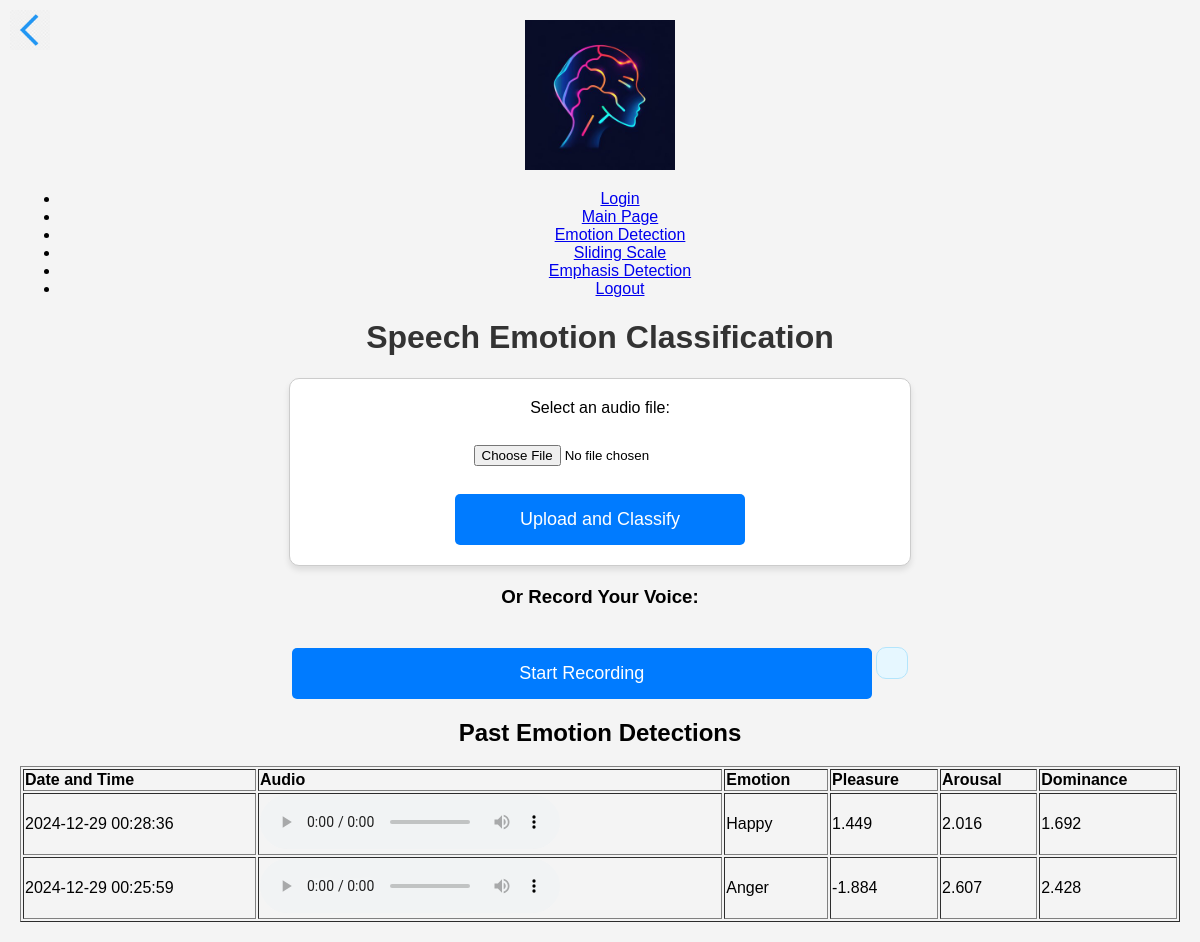
/emotion-detection (signed in), run on the app's committed database.
### app.py (models this page shows)
class EmotionResult(db.Model):
    id = db.Column(db.Integer, primary_key=True)
    user_id = db.Column(db.Integer, db.ForeignKey('users.id'), nullable=False)
    audio_file_name = db.Column(db.String(250), nullable=False)
    emotion = db.Column(db.String(500), nullable=False)  # Store as comma-separated values or JSON
    pleasure = db.Column(db.Float)
    arousal = db.Column(db.Float)
    dominance = db.Column(db.Float)
    created_at = db.Column(db.DateTime, default=db.func.current_timestamp())
    user = db.relationship('Users', backref=db.backref('emotion_results', lazy=True))

### app.py (the view)
@app.route('/emotion-detection')
def emotion_detection_page():
    results = EmotionResult.query.filter_by(user_id=current_user.id).order_by(EmotionResult.created_at.desc()).all()
    return render_template('emotion.html', results=results)

### app.py (called while the page is built)
@login_manager.user_loader
def loader_user(user_id):
    return Users.query.get(user_id)

### templates/emotion.html (shortened to what this page needs)
<!DOCTYPE html>
<html lang="en">
{% extends "base.html" %}
{% block content %}
    <h1>Speech Emotion Classification</h1>
    <form id="uploadForm" enctype="multipart/form-data">
        <label for="audio">Select an audio file:</label><br><br>
        <input type="file" id="audio" name="audio" accept="audio/*"><br><br>
        <button type="submit">Upload and Classify</button>
    </form>
    <h3>Or Record Your Voice:</h3>
    <button id="recordButton">Start Recording</button>
    <div id="result"></div>
     <img src="/static/img/back.png" alt="Back to Home" class="back-button" onclick="window.location.href='/index'">
    <div id="pastResults">
        <h2>Past Emotion Detections</h2>
        <div style="overflow-y: scroll; max-height: 300px;">
            <table border="1" style="width: 100%; text-align: left;">
                <thead>
                    <tr>
                        <th>Date and Time</th>
                        <th>Audio</th>
                        <th>Emotion</th>
                        <th>Pleasure</th>
                        <th>Arousal</th>
                        <th>Dominance</th>
                    </tr>
                </thead>
                <tbody>
                    {% for result in results %}
                    <tr>
                        <td>{{ result.created_at }}</td>
                        <td>
                            <audio controls>
                                <source src="{{ url_for('static', filename='uploads/' + result.user_id | string + '_' + result.audio_file_name) }}" type="audio/wav">
                            </audio>
                        </td>
                        <td>{{ result.emotion }}</td>
                        <td>{{ result.pleasure | round(3) }}</td>
                        <td>{{ result.arousal | round(3) }}</td>
                        <td>{{ result.dominance | round(3) }}</td>
                    </tr>
                    {% endfor %}
                </tbody>
            </table>
        </div>
    </div>
{% endblock %}

### static/css/styles.css (style rules this page uses)
h1 { color: #333; }
form { margin: 20px auto; padding: 20px; border: 1px solid #ccc; background: #fff; border-radius: 10px; width: 50%; box-shadow: 0 4px 6px rgba(0, 0, 0, 0.1); }
input[type="file"] { margin: 10px 0; }
button { background-color: #007bff; color: white; border: none; padding: 15px 30px; cursor: pointer; border-radius: 5px; font-size: 18px; width: 50%; }
#result { display: none; margin-top: 20px; padding: 15px; background-color: #e6f7ff; border: 1px solid #b3e5fc; border-radius: 10px; color: #333; display: inline-block; }
.back-button { position: absolute; top: 10px; left: 10px; width: 40px; height: 40px; cursor: pointer; }

### data on the page
EmotionResult: created_at "2024-12-29 00:28:36", emotion "Happy", pleasure "1.449", arousal "2.016", dominance "1.692"
EmotionResult: created_at "2024-12-29 00:25:59", emotion "Anger", pleasure "-1.884", arousal "2.607", dominance "2.428"
